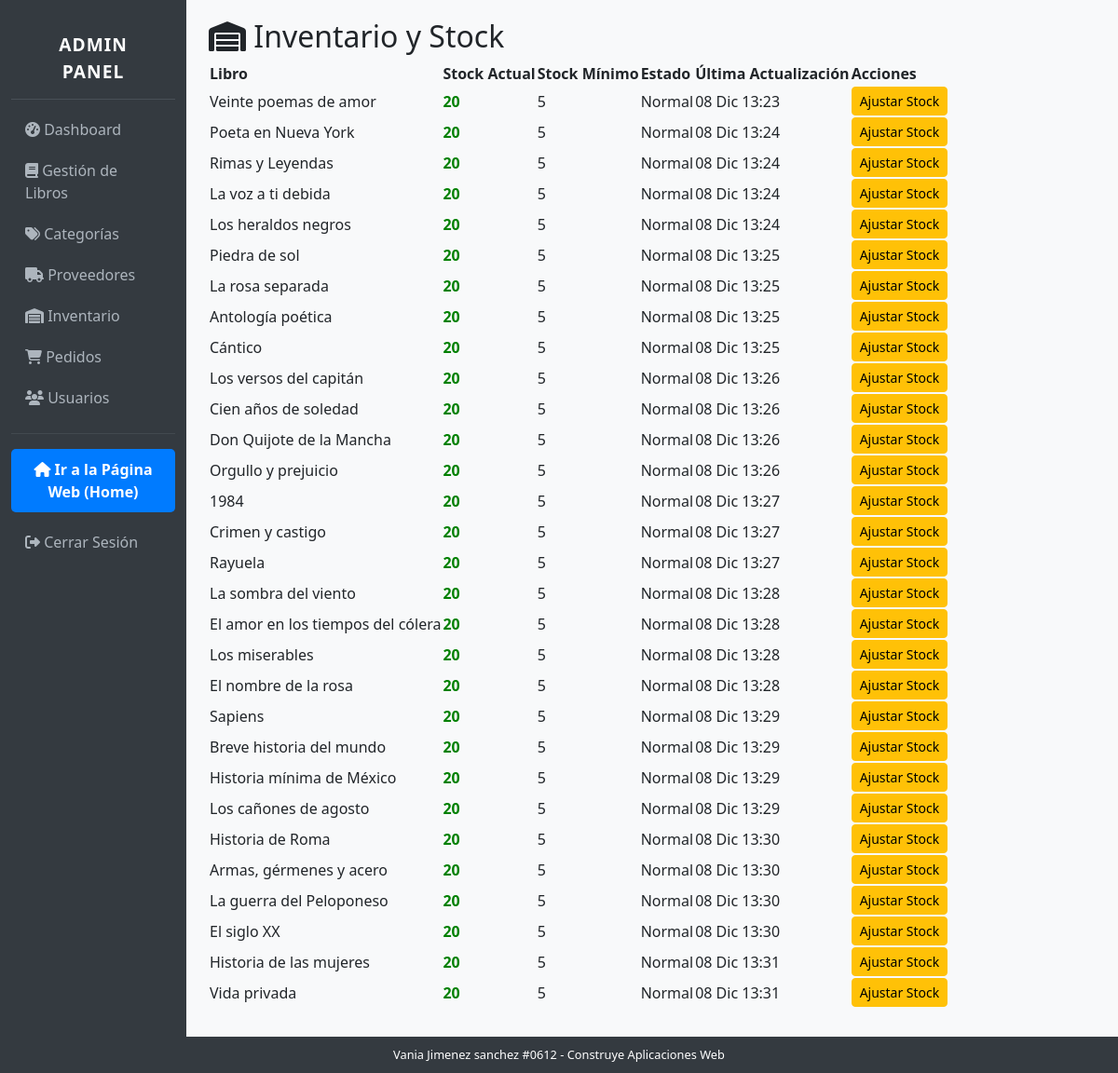
The page /admin-panel/inventario/ on the database its author committed.
### app_libreria/models.py (models this page shows, shortened)
class Inventario(models.Model):
    libro = models.OneToOneField(Libro, on_delete=models.CASCADE)
    cantidad = models.PositiveIntegerField()
    stock_minimo = models.PositiveIntegerField(default=5)
    ultima_actualizacion = models.DateTimeField(auto_now=True)

class Libro(models.Model):
    titulo = models.CharField(max_length=200)
    autor = models.CharField(max_length=100)
    categoria = models.ForeignKey(Categoria, on_delete=models.CASCADE)
    proveedor = models.ForeignKey(Proveedor, on_delete=models.SET_NULL, null=True)
    editorial = models.CharField(max_length=100, blank=True)
    descripcion = models.TextField()
    precio = models.DecimalField(max_digits=10, decimal_places=2)
    paginas = models.IntegerField(default=0)
    isbn = models.CharField(max_length=20, blank=True)
    fecha_publicacion = models.DateField(default=date.today)
    imagen_url = models.URLField(default="https://via.placeholder.com/300x400/ffb7b2/000000?text=Libro")

### app_libreria/views.py (the view)
# urls.py: path('admin-panel/inventario/', views.InventarioListView.as_view(), name='admin_inventario_list'),
class InventarioListView(AdminRequiredMixin, ListView):
    model = Inventario
    template_name = 'app_libreria/admin/inventario_list.html'
    context_object_name = 'inventarios'
    queryset = Inventario.objects.select_related('libro').all()

### app_libreria/templates/app_libreria/admin/inventario_list.html
{% extends 'app_libreria/admin/admin_base.html' %}
{% block content %}
    <h2><i class="fas fa-warehouse"></i> Inventario y Stock</h2>
    <table class="table-admin">
        <thead>
            <tr>
                <th>Libro</th>
                <th>Stock Actual</th>
                <th>Stock Mínimo</th>
                <th>Estado</th>
                <th>Última Actualización</th>
                <th>Acciones</th>
            </tr>
        </thead>
        <tbody>
            {% for item in object_list %}
            <tr>
                <td>{{ item.libro.titulo }}</td>
                <td style="font-weight: bold; color: {% if item.cantidad <= item.stock_minimo %}red{% else %}green{% endif %};">
                    {{ item.cantidad }}
                </td>
                <td>{{ item.stock_minimo }}</td>
                <td>
                    {% if item.cantidad <= item.stock_minimo %}
                        **¡Bajo Stock!**
                    {% else %}
                        Normal
                    {% endif %}
                </td>
                <td>{{ item.ultima_actualizacion|date:"d M H:i" }}</td>
                <td>
                    <a href="{% url 'admin_inventario_edit' item.pk %}" class="btn btn-sm btn-warning">Ajustar Stock</a>
                    </td>
            </tr>
            {% endfor %}
        </tbody>
    </table>
{% endblock content %}

### app_libreria/templates/app_libreria/admin/admin_base.html (style rules this page uses)
body { background-color: #f8f9fa; }

### rows shown on the page
Inventario: libro.titulo "Veinte poemas de amor", cantidad "20", stock_minimo "5", shows "Normal", ultima_actualizacion "08 Dic 13:23"
Inventario: libro.titulo "Poeta en Nueva York", cantidad "20", stock_minimo "5", shows "Normal", ultima_actualizacion "08 Dic 13:24"
Inventario: libro.titulo "Rimas y Leyendas", cantidad "20", stock_minimo "5", shows "Normal", ultima_actualizacion "08 Dic 13:24"
Inventario: libro.titulo "La voz a ti debida", cantidad "20", stock_minimo "5", shows "Normal", ultima_actualizacion "08 Dic 13:24"
Inventario: libro.titulo "Los heraldos negros", cantidad "20", stock_minimo "5", shows "Normal", ultima_actualizacion "08 Dic 13:24"
Inventario: libro.titulo "Piedra de sol", cantidad "20", stock_minimo "5", shows "Normal", ultima_actualizacion "08 Dic 13:25"
Inventario: libro.titulo "La rosa separada", cantidad "20", stock_minimo "5", shows "Normal", ultima_actualizacion "08 Dic 13:25"
Inventario: libro.titulo "Antología poética", cantidad "20", stock_minimo "5", shows "Normal", ultima_actualizacion "08 Dic 13:25"
Inventario: libro.titulo "Cántico", cantidad "20", stock_minimo "5", shows "Normal", ultima_actualizacion "08 Dic 13:25"
Inventario: libro.titulo "Los versos del capitán", cantidad "20", stock_minimo "5", shows "Normal", ultima_actualizacion "08 Dic 13:26"
Inventario: libro.titulo "Cien años de soledad", cantidad "20", stock_minimo "5", shows "Normal", ultima_actualizacion "08 Dic 13:26"
Inventario: libro.titulo "Don Quijote de la Mancha", cantidad "20", stock_minimo "5", shows "Normal", ultima_actualizacion "08 Dic 13:26"
Inventario: libro.titulo "Orgullo y prejuicio", cantidad "20", stock_minimo "5", shows "Normal", ultima_actualizacion "08 Dic 13:26"
Inventario: libro.titulo "1984", cantidad "20", stock_minimo "5", shows "Normal", ultima_actualizacion "08 Dic 13:27"
Inventario: libro.titulo "Crimen y castigo", cantidad "20", stock_minimo "5", shows "Normal", ultima_actualizacion "08 Dic 13:27"
Inventario: libro.titulo "Rayuela", cantidad "20", stock_minimo "5", shows "Normal", ultima_actualizacion "08 Dic 13:27"
Inventario: libro.titulo "La sombra del viento", cantidad "20", stock_minimo "5", shows "Normal", ultima_actualizacion "08 Dic 13:28"
Inventario: libro.titulo "El amor en los tiempos del cólera", cantidad "20", stock_minimo "5", shows "Normal", ultima_actualizacion "08 Dic 13:28"
Inventario: libro.titulo "Los miserables", cantidad "20", stock_minimo "5", shows "Normal", ultima_actualizacion "08 Dic 13:28"
Inventario: libro.titulo "El nombre de la rosa", cantidad "20", stock_minimo "5", shows "Normal", ultima_actualizacion "08 Dic 13:28"
Inventario: libro.titulo "Sapiens", cantidad "20", stock_minimo "5", shows "Normal", ultima_actualizacion "08 Dic 13:29"
Inventario: libro.titulo "Breve historia del mundo", cantidad "20", stock_minimo "5", shows "Normal", ultima_actualizacion "08 Dic 13:29"
Inventario: libro.titulo "Historia mínima de México", cantidad "20", stock_minimo "5", shows "Normal", ultima_actualizacion "08 Dic 13:29"
Inventario: libro.titulo "Los cañones de agosto", cantidad "20", stock_minimo "5", shows "Normal", ultima_actualizacion "08 Dic 13:29"
Inventario: libro.titulo "Historia de Roma", cantidad "20", stock_minimo "5", shows "Normal", ultima_actualizacion "08 Dic 13:30"
Inventario: libro.titulo "Armas, gérmenes y acero", cantidad "20", stock_minimo "5", shows "Normal", ultima_actualizacion "08 Dic 13:30"
Inventario: libro.titulo "La guerra del Peloponeso", cantidad "20", stock_minimo "5", shows "Normal", ultima_actualizacion "08 Dic 13:30"
Inventario: libro.titulo "El siglo XX", cantidad "20", stock_minimo "5", shows "Normal", ultima_actualizacion "08 Dic 13:30"
Inventario: libro.titulo "Historia de las mujeres", cantidad "20", stock_minimo "5", shows "Normal", ultima_actualizacion "08 Dic 13:31"
Inventario: libro.titulo "Vida privada", cantidad "20", stock_minimo "5", shows "Normal", ultima_actualizacion "08 Dic 13:31"
